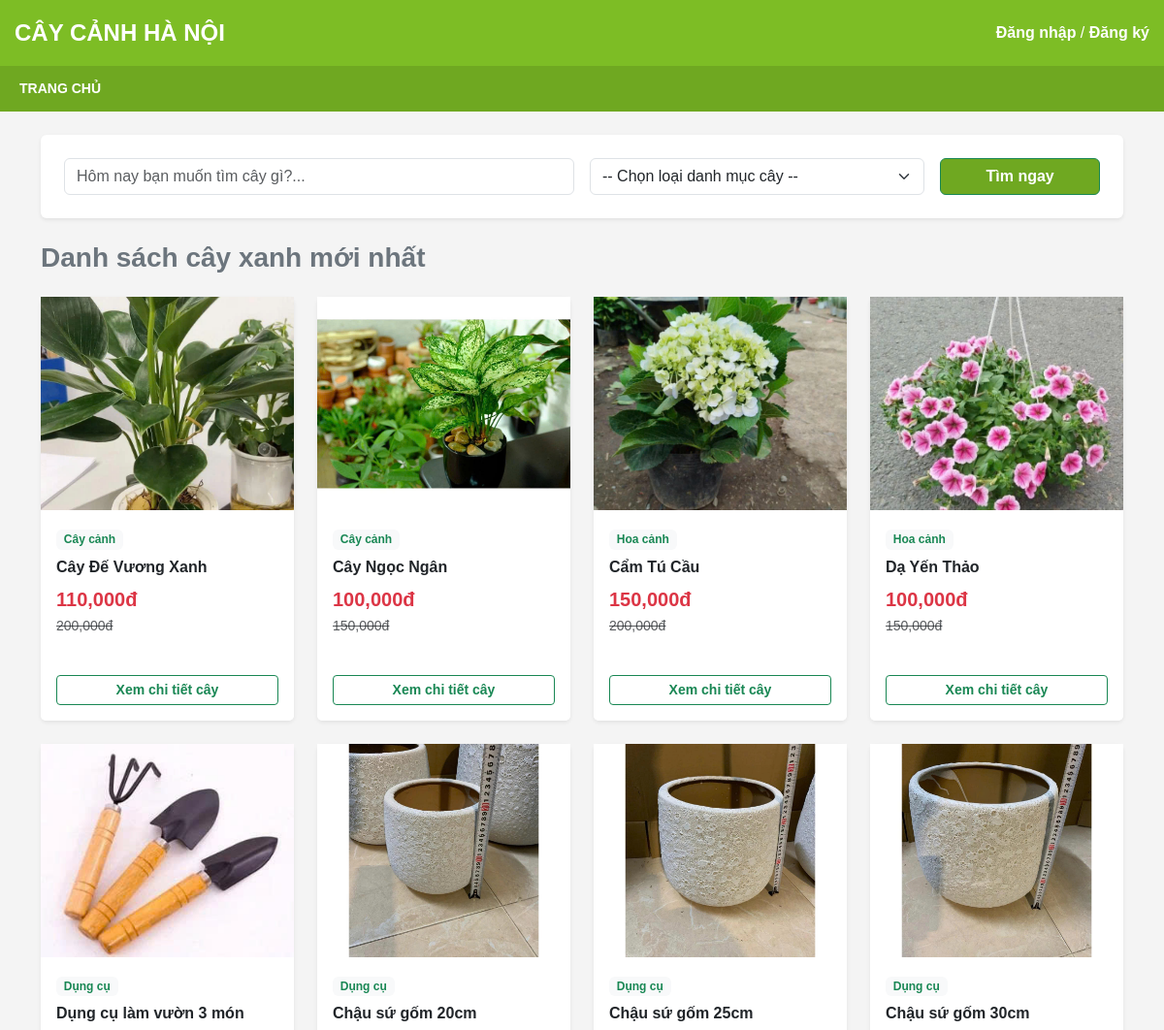
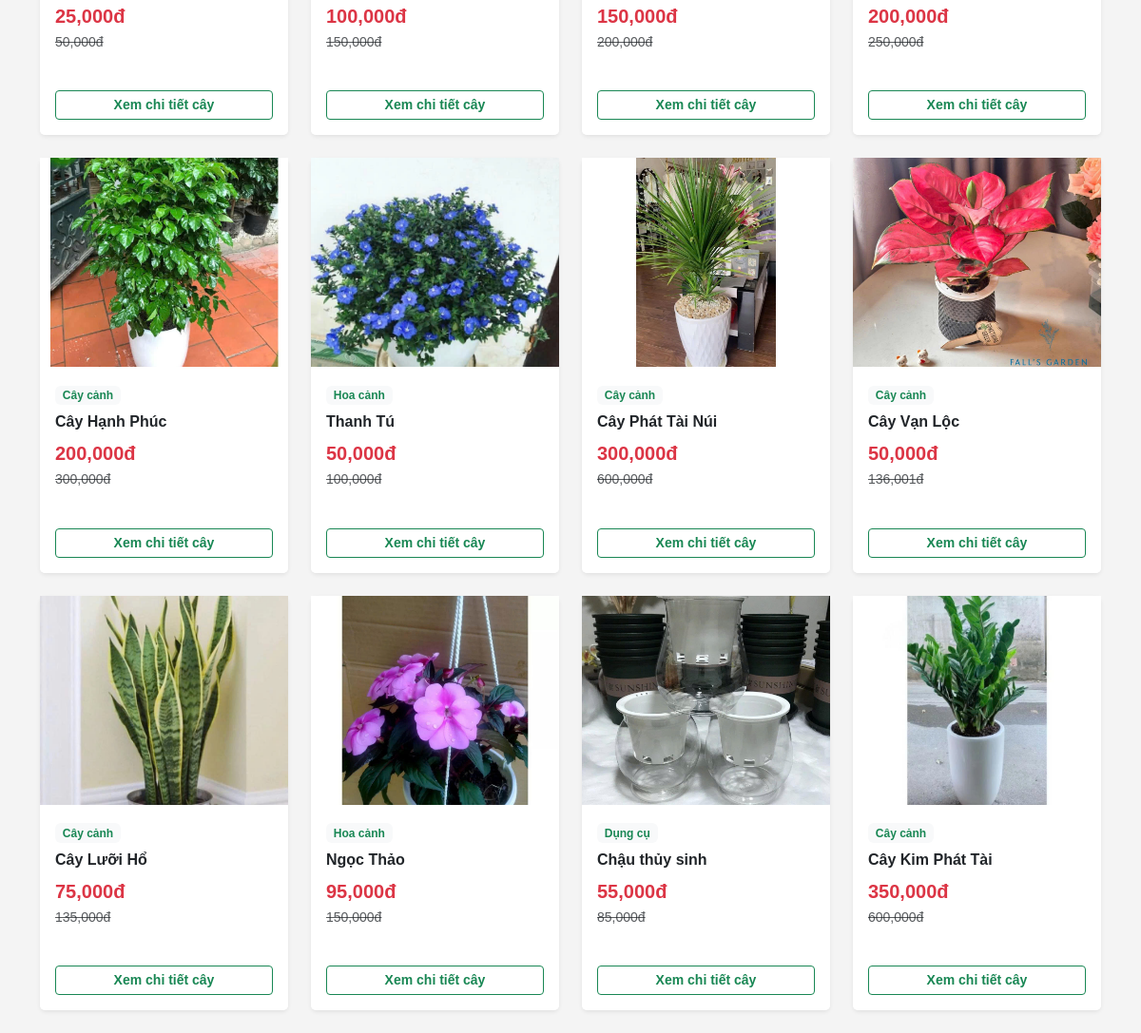
The page / on the database its author committed (2 pictures, top to bottom).
### models.py (models this page shows)
class Product(db.Model):
    id = db.Column(db.Integer, primary_key=True)
    name = db.Column(db.String(200), nullable=False)
    category = db.Column(db.String(100), nullable=False)
    old_price = db.Column(db.Integer)
    new_price = db.Column(db.Integer, nullable=False)
    description = db.Column(db.Text)
    sold_count = db.Column(db.Integer, default=0)
    images = db.relationship('ProductImage', backref='product', cascade="all, delete-orphan", lazy=True)
    reviews = db.relationship('Review', backref='product', cascade="all, delete-orphan", lazy=True)

class ProductImage(db.Model):
    id = db.Column(db.Integer, primary_key=True)
    image_url = db.Column(db.String(500), nullable=False)
    product_id = db.Column(db.Integer, db.ForeignKey('product.id'), nullable=False)

### routes/product.py (the view)
@product_bp.route('/')
def index():
    query = request.args.get('search', '')
    category_filter = request.args.get('category', '')
    products_query = Product.query
    if query:
        products_query = products_query.filter(Product.name.like(f'%{query}%'))
    if category_filter:
        products_query = products_query.filter(Product.category == category_filter)
    products = products_query.all()
    return render_template('index.html', products=products, search=query, category=category_filter)

### templates/index.html (shortened to what this page needs)
{% extends 'base.html' %}
{% block content %}
<div class="bg-white p-4 rounded shadow-sm mb-4">
    <form method="GET" action="{{ url_for('product.index') }}" class="row g-3">
        <div class="col-md-6">
            <input type="text" name="search" class="form-control" placeholder="Hôm nay bạn muốn tìm cây gì?..." value="{{ search }}">
        </div>
        <div class="col-md-4">
            <select name="category" class="form-select">
                <option value="">-- Chọn loại danh mục cây --</option>
            </select>
        </div>
        <div class="col-md-2">
            <button type="submit" class="btn btn-success w-100 fw-bold" style="background-color: #6fa821;">Tìm ngay</button>
        </div>
    </form>
</div>
<h3 class="mb-4 text-secondary fw-bold">Danh sách cây xanh mới nhất</h3>
<div class="row row-cols-1 row-cols-md-4 g-4">
    {% for p in products %}
    <div class="col">
        <div class="card h-100 shadow-sm border-0">
            <div style="height: 220px; overflow: hidden;">
                <img src="{% if p.images %}{{ url_for('static', filename=p.images[0].image_url) }}{% else %}https://images.unsplash.com/photo-1614594975525-e45190c55d0b?auto=format&fit=crop&q=80&w=600{% endif %}" class="w-100 h-100 object-fit-cover" alt="{{ p.name }}">
            </div>
            <div class="card-body">
                <span class="badge bg-light text-success mb-2">{{ p.category }}</span>
                <h5 class="card-title text-dark fw-bold" style="font-size:16px;">{{ p.name }}</h5>
                <p class="card-text text-danger fw-bold fs-5 mb-0">{{ "{:,}".format(p.new_price) }}đ</p>
                {% if p.old_price %}<p class="text-muted text-decoration-line-through small">{{ "{:,}".format(p.old_price) }}đ</p>{% endif %}
            </div>
            <div class="card-footer bg-white border-top-0 pb-3">
                <a href="{{ url_for('product.detail', product_id=p.id) }}" class="btn btn-sm btn-outline-success w-100 fw-bold">Xem chi tiết cây</a>
            </div>
        </div>
    </div>
    {% else %}
    <div class="col-12 text-center my-5">
        <p class="text-muted">Không tìm thấy loại cây nào tương thích với bộ lọc của bạn.</p>
    </div>
    {% endfor %}
</div>
{% endblock %}

### templates/base.html (shortened to what this page needs)
<!DOCTYPE html>
<html lang="vi">
<head>
    <link href="https://cdn.jsdelivr.net/npm/bootstrap@5.3.0/dist/css/bootstrap.min.css" rel="stylesheet">
</head>
<body>
    <header class="header-tren">
        <div class="header-khung">
            <div class="logo"><a href="{{ url_for('product.index') }}">Cây Cảnh Hà Nội</a></div>
            <div class="div-auth-status text-end text-white">
                {% if current_user.is_authenticated %}
                    <span>Xin chào, <b>{{ current_user.username }}</b></span> |
                    <a href="{{ url_for('auth.logout') }}" class="text-light">Đăng xuất</a>
                {% else %}
                    <a href="{{ url_for('auth.login') }}" class="text-white fw-bold">Đăng nhập</a> /
                    <a href="{{ url_for('auth.register') }}" class="text-white fw-bold">Đăng ký</a>
                {% endif %}
            </div>
        </div>
    </header>
    <nav class="thanh-menu">
        <div class="menu-khung">
            <a href="{{ url_for('product.index') }}" class="menu-item">Trang chủ</a>
        </div>
    </nav>
    <div class="container my-4">
        {% block content %}{% endblock %}
    </div>
</body>
</html>

### templates/base.html (style rules this page uses)
* { box-sizing: border-box; margin: 0; padding: 0; font-family: Arial, sans-serif; }
body { background-color: #f4f4f4; color: #333; line-height: 1.6; }
a { text-decoration: none; color: inherit; }
.header-tren { background-color: #7dbd25; color: white; padding: 15px; }
.header-khung { max-width: 1200px; margin: 0 auto; display: flex; justify-content: space-between; align-items: center; flex-wrap: wrap; gap: 15px; }
.logo { font-size: 24px; font-weight: bold; text-transform: uppercase; }
.thanh-menu { background-color: #6fa821; color: white; }
.menu-khung { max-width: 1200px; margin: 0 auto; display: flex; gap: 10px; }
.menu-item { padding: 12px 20px; font-weight: bold; font-size: 14px; text-transform: uppercase; color: white; display: inline-block; }

### rows shown on the page
Product: image_url (picture), category "Cây cảnh", name "Cây Đế Vương Xanh", new_price "110,000", old_price "200,000"
Product: image_url (picture), category "Cây cảnh", name "Cây Ngọc Ngân", new_price "100,000", old_price "150,000"
Product: image_url (picture), category "Hoa cảnh", name "Cẩm Tú Cầu", new_price "150,000", old_price "200,000"
Product: image_url (picture), category "Hoa cảnh", name "Dạ Yến Thảo", new_price "100,000", old_price "150,000"
Product: image_url (picture), category "Dụng cụ", name "Dụng cụ làm vườn 3 món", new_price "25,000", old_price "50,000"
Product: image_url (picture), category "Dụng cụ", name "Chậu sứ gốm 20cm", new_price "100,000", old_price "150,000"
Product: image_url (picture), category "Dụng cụ", name "Chậu sứ gốm 25cm", new_price "150,000", old_price "200,000"
Product: image_url (picture), category "Dụng cụ", name "Chậu sứ gốm 30cm", new_price "200,000", old_price "250,000"
Product: image_url (picture), category "Cây cảnh", name "Cây Hạnh Phúc", new_price "200,000", old_price "300,000"
Product: image_url (picture), category "Hoa cảnh", name "Thanh Tú", new_price "50,000", old_price "100,000"
Product: image_url (picture), category "Cây cảnh", name "Cây Phát Tài Núi", new_price "300,000", old_price "600,000"
Product: image_url (picture), category "Cây cảnh", name "Cây Vạn Lộc", new_price "50,000", old_price "136,001"
Product: image_url (picture), category "Cây cảnh", name "Cây Lưỡi Hổ", new_price "75,000", old_price "135,000"
Product: image_url (picture), category "Hoa cảnh", name "Ngọc Thảo", new_price "95,000", old_price "150,000"
Product: image_url (picture), category "Dụng cụ", name "Chậu thủy sinh", new_price "55,000", old_price "85,000"
Product: image_url (picture), category "Cây cảnh", name "Cây Kim Phát Tài", new_price "350,000", old_price "600,000"
